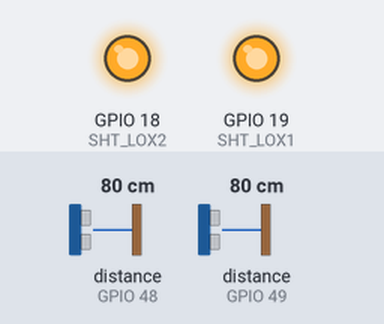
The sketch below on a simulated ESP32. Parts: output pins drawn as LEDs (lit = HIGH). The test bench sets the inputs (shaded band); at power-on: distance to the obstacle (sensors on GPIO 48, GPIO 49) 80 cm. What the sketch prints to the serial monitor is not drawn.

Above: at 1.2 s.
1.3 s: distance to the obstacle (sensor on GPIO 48) set to 250 cm
3.0 s: distance to the obstacle (sensor on GPIO 49) set to 250 cm
4.5 s: distance to the obstacle (sensor on GPIO 48) set to 2 cm
Timing chart, 0 to 7.5 s (numbered marks = the images above; inputs shaded):
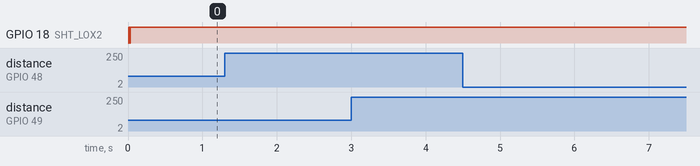

Measured:
- after the input at 1.3 s, every drawn part: stays the same
- after the input at 3.0 s, every drawn part: stays the same
- after the input at 4.5 s, every drawn part: stays the same

The sketch:

v1.ino
```cpp
#include "Adafruit_VL53L0X.h"
#include "WiFi.h"
#include "ESPAsyncWebServer.h"

#include <Wire.h>

// address we will assign if dual sensor is present
#define LOX1_ADDRESS 0x30
#define LOX2_ADDRESS 0x31

// set the pins to shutdown
#define SHT_LOX1 19
#define SHT_LOX2 18

// objects for the vl53l0x
Adafruit_VL53L0X lox1 = Adafruit_VL53L0X();
Adafruit_VL53L0X lox2 = Adafruit_VL53L0X();

// this holds the measurement
VL53L0X_RangingMeasurementData_t measure1;
VL53L0X_RangingMeasurementData_t measure2;

int people=0;
String room="102.1";

// Set your access point network credentials
const char* ssid = "ESP32-Access-Point";
const char* password = "123456789";

/*
    Reset all sensors by setting all of their XSHUT pins low for delay(10), then set all XSHUT high to bring out of reset
    Keep sensor #1 awake by keeping XSHUT pin high
    Put all other sensors into shutdown by pulling XSHUT pins low
    Initialize sensor #1 with lox.begin(new_i2c_address) Pick any number but 0x29 and it must be under 0x7F. Going with 0x30 to 0x3F is probably OK.
    Keep sensor #1 awake, and now bring sensor #2 out of reset by setting its XSHUT pin high.
    Initialize sensor #2 with lox.begin(new_i2c_address) Pick any number but 0x29 and whatever you set the first sensor to
 */
void setID() {
  // all reset
  digitalWrite(SHT_LOX1, LOW);
  digitalWrite(SHT_LOX2, LOW);
  delay(10);
  // all unreset
  digitalWrite(SHT_LOX1, HIGH);
  digitalWrite(SHT_LOX2, HIGH);
  delay(10);

  // activating LOX1 and resetting LOX2
  digitalWrite(SHT_LOX1, HIGH);
  digitalWrite(SHT_LOX2, LOW);

  // initing LOX1
  if(!lox1.begin(LOX1_ADDRESS)) {
    Serial.println(F("Failed to boot first VL53L0X"));
    while(1);
  }
  delay(10);

  // activating LOX2
  digitalWrite(SHT_LOX2, HIGH);
  delay(10);

  //initing LOX2
  if(!lox2.begin(LOX2_ADDRESS)) {
    Serial.println(F("Failed to boot second VL53L0X"));
    while(1);
  }
}

void read_dual_sensors() {

  lox1.rangingTest(&measure1, false); // pass in 'true' to get debug data printout!
  lox2.rangingTest(&measure2, false); // pass in 'true' to get debug data printout!

  // print sensor one reading
  Serial.print(F("1: "));
  if(measure1.RangeStatus != 4) {     // if not out of range
    Serial.print(measure1.RangeMilliMeter);
  } else {
    Serial.print(F("Out of range"));
  }

  Serial.print(F(" "));

  // print sensor two reading
  Serial.print(F("2: "));
  if(measure2.RangeStatus != 4) {
    Serial.print(measure2.RangeMilliMeter);
  } else {
    Serial.print(F("Out of range"));
  }

  Serial.println();
}
/*
void calibrate(){

  int sum1=0,n1=0,sum2=0,n2=0;

  while(digitalRead(cal_b)==HIGH){
    read_dual_sensors();
    sum1+=measure1.RangeMilliMeter;
    ave1=sum1/n1;
    n1++;
    sum2+=measure2.RangeMilliMeter;
    ave2=sum2/n2;
    n2++;
     Serial.println("Calibrating...");
  }

}
*/
String readP() {
  return String(room + "," +people);
}

void server_setup(){

/*
  Rui Santos
  Complete project details at https://RandomNerdTutorials.com/esp32-client-server-wi-fi/

  Permission is hereby granted, free of charge, to any person obtaining a copy
  of this software and associated documentation files.

  The above copyright notice and this permission notice shall be included in all
  copies or substantial portions of the Software.
*/
// Create AsyncWebServer object on port 80
  AsyncWebServer server(80);

  // Serial port for debugging purposes
  Serial.println();

  // Setting the ESP as an access point
  Serial.print("Setting AP (Access Point)…");
  // Remove the password parameter, if you want the AP (Access Point) to be open
  WiFi.softAP(ssid, password);

  IPAddress IP = WiFi.softAPIP();
  Serial.print("AP IP address: ");
  Serial.println(IP);

  server.on("/people", HTTP_GET, [](AsyncWebServerRequest *request){
    request->send_P(200, "text/plain", readP().c_str());
  });

  // Start server
  server.begin();
}


void setup() {
  Serial.begin(115200);

  // wait until serial port opens for native USB devices
  while (! Serial) { delay(1); }

  pinMode(SHT_LOX1, OUTPUT);
  pinMode(SHT_LOX2, OUTPUT);

  Serial.println(F("Shutdown pins inited..."));

  digitalWrite(SHT_LOX1, LOW);
  digitalWrite(SHT_LOX2, LOW);

  Serial.println(F("Both in reset mode...(pins are low)"));


  Serial.println(F("Starting..."));
  setID();

  server_setup();

}

void loop() {

  read_dual_sensors();
  if( (measure1.RangeStatus!=4)&&(measure2.RangeStatus==4)){
    read_dual_sensors();
    while (!((measure1.RangeStatus==4)&&(measure2.RangeStatus==4))){
      read_dual_sensors();
    }
        people++;

  } else if ((measure1.RangeStatus==4)&&(measure2.RangeStatus!=4)){
    read_dual_sensors();
   while (!((measure1.RangeStatus==4)&&(measure2.RangeStatus==4))){
      read_dual_sensors();
    }
    if (people>0)  people--;
    }

  Serial.print(people);

  delay(100);
}
```
